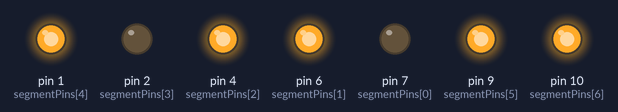
Simulated run of this sketch. Board: Arduino Uno, built with avr-gcc and run on an emulated ATmega328P. Shown: output pins drawn as LEDs (lit = HIGH).

Above: at 0.2 s.
At 0.7 s:
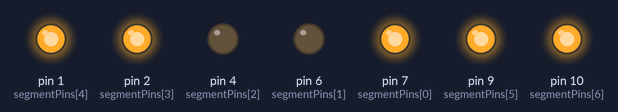
At 2.4 s:
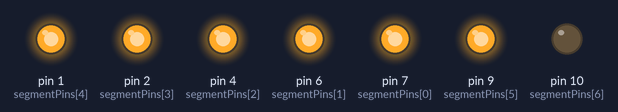
At 4.6 s:
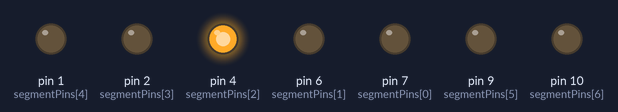
At 6.9 s:
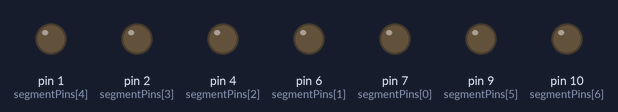
At 8.9 s:
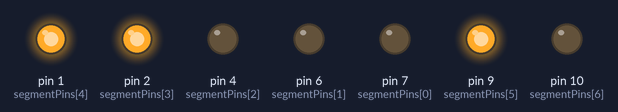
Timing chart, 0 to 9.6 s (numbered marks = the images above):
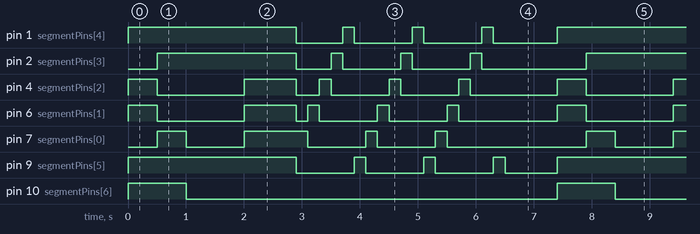

Measured:
- by itself, pin 1 (segmentPins[4]): repeats every 7.4 s: LOW 0.80 s, 2 × (HIGH 0.20 s, LOW 1.0 s), HIGH 0.20 s, LOW 1.1 s, HIGH 2.9 s
- by itself, pin 2 (segmentPins[3]): repeats every 7.4 s: LOW 0.60 s, 2 × (HIGH 0.20 s, LOW 1.0 s), HIGH 0.20 s, LOW 1.8 s, HIGH 2.4 s
- by itself, pin 7 (segmentPins[0]): repeats every 7.4 s: LOW 1.0 s, HIGH 1.1 s, 2 × (LOW 1.0 s, HIGH 0.20 s), LOW 2.4 s, HIGH 0.50 s
- by itself, pin 9 (segmentPins[5]): repeats every 7.4 s: 3 × (LOW 1.0 s, HIGH 0.20 s), LOW 0.90 s, HIGH 2.9 s
- by itself, pin 10 (segmentPins[6]): alternates HIGH for 1.0 s and LOW for 6.4 s
- by itself, pin 4 (segmentPins[2]): repeats every 7.4 s: LOW 1.5 s, HIGH 0.90 s, LOW 0.40 s, 2 × (HIGH 0.20 s, LOW 1.0 s), HIGH 0.20 s, LOW 1.5 s, HIGH 0.50 s
- by itself, pin 6 (segmentPins[1]): repeats every 7.4 s: LOW 1.5 s, HIGH 0.90 s, LOW 0.20 s, 2 × (HIGH 0.20 s, LOW 1.0 s), HIGH 0.20 s, LOW 1.7 s, HIGH 0.50 s

The sketch:

19-seven-segment-display-241029.ino
```cpp
const int segmentPins[] = {7, 6, 4, 2, 1, 9, 10}; // A, B, C, D, E, F, G

void setup() {
    for (int i = 0; i < 7; i++) {
        pinMode(segmentPins[i], OUTPUT);
    }
}

void loop() {
  showHello();
  delay(400);
  loadingAnimation(3);
  delay(400);
}

void showHello() {
    displayH(); delay(500);
    displayE(); delay(500);
    displayL(); delay(500);
    displayL(); delay(500);
    display0(); delay(500);
}

void loadingAnimation(int num) {
  for (int i = 0; i < num; i ++) {
  	displayPattern(1, 0, 0, 0, 0, 0, 0); delay(200);
    displayPattern(0, 1, 0, 0, 0, 0, 0); delay(200);
    displayPattern(0, 0, 1, 0, 0, 0, 0); delay(200);
    displayPattern(0, 0, 0, 1, 0, 0, 0); delay(200);
    displayPattern(0, 0, 0, 0, 1, 0, 0); delay(200);
    displayPattern(0, 0, 0, 0, 0, 1, 0); delay(200);
  }
  displayPattern(0, 0, 0, 0, 0, 0, 0); delay(500);
}

// Helper function to set the pattern on each segment
void displayPattern(bool a, bool b, bool c, bool d, bool e, bool f, bool g) {
    digitalWrite(segmentPins[0], a);
    digitalWrite(segmentPins[1], b);
    digitalWrite(segmentPins[2], c);
    digitalWrite(segmentPins[3], d);
    digitalWrite(segmentPins[4], e);
    digitalWrite(segmentPins[5], f);
    digitalWrite(segmentPins[6], g);
}

// Number Display Functions
void display0() { displayPattern(1, 1, 1, 1, 1, 1, 0); }
void display1() { displayPattern(0, 1, 1, 0, 0, 0, 0); }
void display2() { displayPattern(1, 1, 0, 1, 1, 0, 1); }
void display3() { displayPattern(1, 1, 1, 1, 0, 0, 1); }
void display4() { displayPattern(0, 1, 1, 0, 0, 1, 1); }
void display5() { displayPattern(1, 0, 1, 1, 0, 1, 1); }
void display6() { displayPattern(1, 0, 1, 1, 1, 1, 1); }
void display7() { displayPattern(1, 1, 1, 0, 0, 0, 0); }
void display8() { displayPattern(1, 1, 1, 1, 1, 1, 1); }
void display9() { displayPattern(1, 1, 1, 1, 0, 1, 1); }

// Letter and Symbol Display Functions
void displayA() { displayPattern(1, 1, 1, 0, 1, 1, 1); }
void displayB() { displayPattern(0, 0, 1, 1, 1, 1, 1); }
void displayC() { displayPattern(1, 0, 0, 1, 1, 1, 0); }
void displayD() { displayPattern(0, 1, 1, 1, 1, 0, 1); }
void displayE() { displayPattern(1, 0, 0, 1, 1, 1, 1); }
void displayF() { displayPattern(1, 0, 0, 0, 1, 1, 1); }
void displayH() { displayPattern(0, 1, 1, 0, 1, 1, 1); }
void displayI() { displayPattern(0, 1, 1, 0, 0, 0, 0); }
void displayJ() { displayPattern(0, 1, 1, 1, 1, 0, 0); }
void displayL() { displayPattern(0, 0, 0, 1, 1, 1, 0); }
void displayP() { displayPattern(1, 1, 0, 0, 1, 1, 1); }
void displayU() { displayPattern(0, 1, 1, 1, 1, 1, 0); }

// Fun Symbols
void displayDash() { displayPattern(0, 0, 0, 0, 0, 0, 1); }
void displayUnderscore() { displayPattern(0, 0, 0, 1, 0, 0, 0); }
void displayDegree() { displayPattern(1, 1, 0, 0, 0, 1, 1); }
void displayEquals() { displayPattern(0, 0, 0, 1, 0, 0, 1); }
void displayExclamation() { displayPattern(0, 1, 0, 0, 0, 0, 0); }
```
